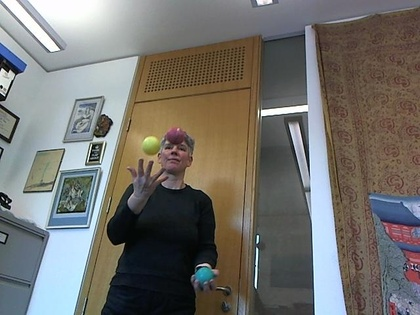
%> input picture images/00000069.jpg, 420 x 315 px, shrunk from 640 x 480 before the run
$ octave test2.m   (GNU Octave 9; MATLAB toolbox functions it lacks are replaced by stand-ins)
%> lines starting %> are read from the running program, lines starting %| are printed output that depends on the picture; in (x1, y1, x2, y2) boxes, pixels count from 0 and x2, y2 are one past the last pixel; in counts of white or black regions, pixels touching at a corner belong together; the program's own positions count from 1
### mask_clothes.m
function m = mask_clothes(image)
    m = image;
    thresh = 30;
    mask = im2bw(uint8(image), thresh/255);

    m(:,:,1) = m(:,:,1).*mask;
    m(:,:,2) = m(:,:,2).*mask;
    m(:,:,3) = m(:,:,3).*mask;

### test2.m
image11 = double(imread('images/00000069.jpg','jpg'));
bg1 = double(imread('background.jpg','jpg'));
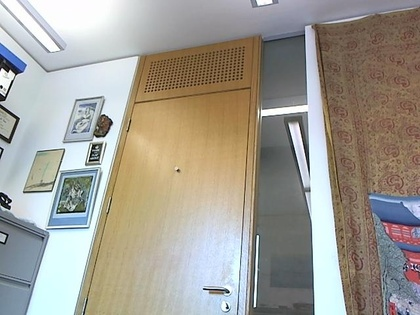
%> input picture background.jpg, 420 x 315 px, shrunk from 640 x 480 before the run
bg = bg1;
image1 = image11;
image1 = mask_clothes(image1);
%> in mask_clothes, `mask = im2bw(uint8(image), thresh/255);`:
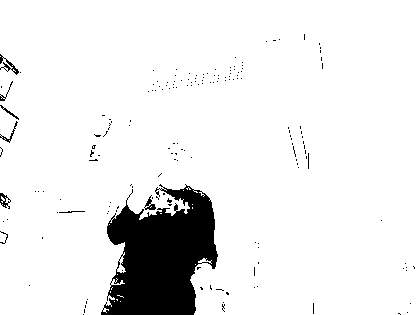
%> mask: size 315x420 logical; 91.7% white; 172 black regions (163 under 20 px), largest, box (x1, y1, x2, y2) and area: (101, 184, 218, 315) 10073, (0, 54, 19, 75) 112, (0, 193, 11, 209) 77
%> in mask_clothes, `m(:,:,1) = m(:,:,1).*mask;`: m: size 315x420x3 double; mean R, G, B 113.9, 113, 108.3
%> in mask_clothes, `m(:,:,2) = m(:,:,2).*mask;`: m: size 315x420x3 double; mean R, G, B 113.9, 111.6, 108.3
%> in mask_clothes, `m(:,:,3) = m(:,:,3).*mask;`:
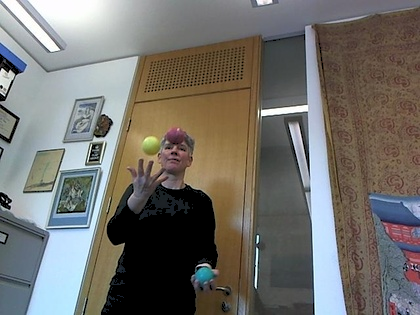
%> m: size 315x420x3 double; mean R, G, B 113.9, 111.6, 106.7

sum = image1(:,:,1)+image1(:,:,2)+image1(:,:,3);

imR = image1(:,:,1);
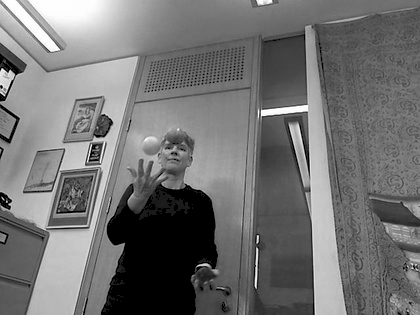
%> imR: size 315x420 double; min 0, max 255, mean 113.9

image1(:,:,1) = image1(:,:,1)./sum;
%> image1: size 315x420x3 double; 2.76% of the values are NaN or infinite; the others: min 0, max 255, mean 74.93
image1(:,:,2) = image1(:,:,2)./sum;
%> image1: size 315x420x3 double; 5.52% of the values are NaN or infinite; the others: min 0, max 255, mean 37.86
image1(:,:,3) = image1(:,:,3)./sum;
%> image1: size 315x420x3 double; 8.28% of the values are NaN or infinite; the others: min 0, max 0.662, mean 0.333

figure(1)
imagesc(image1);
colormap(gray);


sumBg = bg(:,:,1)+bg(:,:,2)+bg(:,:,3);

bg(:,:,1) = bg(:,:,1)./sumBg;
bg(:,:,2) = bg(:,:,2)./sumBg;
bg(:,:,3) = bg(:,:,3)./sumBg;
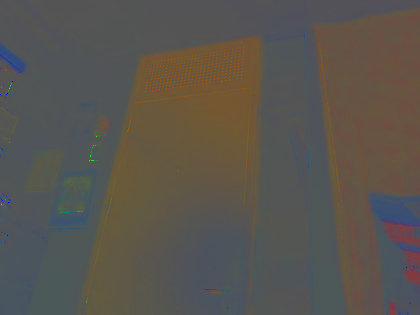
%> bg: size 315x420x3 double; mean R, G, B 0.353, 0.336, 0.311

figure(15)
imagesc(image1(:,:,2))
colormap(gray)

image1(:,:,2) = image1(:,:,2) - bg(:,:,2) < -0.07;
%> image1: size 315x420x3 double; 5.52% of the values are NaN or infinite; the others: min 0, max 1, mean 0.216
image1(:,:,1) = image1(:,:,1) - bg(:,:,1) < -0.10;
%> image1: size 315x420x3 double; 2.76% of the values are NaN or infinite; the others: min 0, max 1, mean 0.1
image1(:,:,3) = image1(:,:,3) - bg(:,:,3) < -0.03;
image1(:,:,3) = image1(:,:,3) - bg(:,:,3) > 0.74;

image1(:,:,1) = bwmorph(image1(:,:,1),'erode',2);
image1(:,:,1) = bwmorph(image1(:,:,1),'dilate',2);
image1(:,:,2) = bwmorph(image1(:,:,2),'erode',2);
image1(:,:,2) = bwmorph(image1(:,:,2),'dilate',2);
%> image1: size 315x420x3 double; mean R, G, B 0.00191, 0.00144, 0.00243
%image1(:,:,3) = bwmorph(image1(:,:,3),'erode',2);
%image1(:,:,3) = bwmorph(image1(:,:,3),'dilate',2);

figure(2)
imagesc(image1(:,:,3));
colormap(gray)

for i = 2:2
       [channel,num] = bwlabel(image1(:,:,i),4);
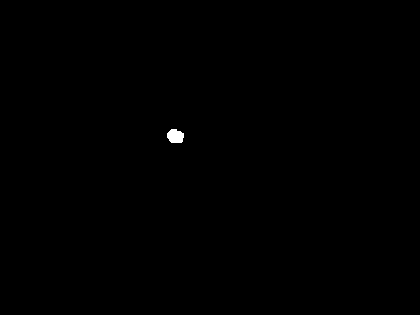
%> channel: size 315x420 double; values 0 (black) and 1 (white), 0.14% white; 1 white region, box (x1, y1, x2, y2) and area: (167, 129, 184, 143) 191
%> num = 1
       num;
       stats = regionprops(channel, 'Area','PixelIdxList','PixelList');
%> stats = 1 region; Area: 191

       for m = 1:length(stats)
            list(m) = stats(m).Area;
       end
%> this loop made 1 pass

       maxArea = max(list);
%> maxArea = 191

       for reg = 1:length(stats)
            if stats(reg).Area < maxArea
                channel(stats(reg).PixelIdxList) = 0;
            else
                areaMean = mean(stats(reg).PixelIdxList);
                channel(stats(reg).PixelIdxList(1));
                x = mean(stats(reg).PixelList(:,1))
                y = mean(stats(reg).PixelList(:,2))
                figure(11)
                imshow(uint8(image11))
                hold on
                plot(x,y,'ro')
            end
       end
%> this loop made 1 pass
%> (areaMean, x, y) on pass 1: (55265.2, 176, 136.9)


       if i == 1
          image1(:,:,1) = channel;
       elseif i == 2
          image1(:,:,2) = channel;
       elseif i == 3
          image1(:,:,3) = channel;
       end
end


figure(3)
imagesc(image1(:,:,2))
colormap(gray)

image11 = mask_clothes(image11);
hsvImage = rgb2hsv(image11);
%> hsvImage: size 315x420x3 double; mean H, S, V 0.3, 0.2, 123.7
hsvBg = rgb2hsv(bg1);
%> hsvBg: size 315x420x3 double; mean H, S, V 0.3, 0.2, 170.7
treshImage = hsvImage - hsvBg;
%> treshImage: size 315x420x3 double; mean H, S, V 0, 0, -47

figure(20)
imagesc(hsvImage(:,:,3))

treshImage = treshImage(:,:,3) > 0.5;
%> treshImage: size 315x420 logical; 0.83% white in thin lines or dots

figure(19)
imagesc(treshImage)
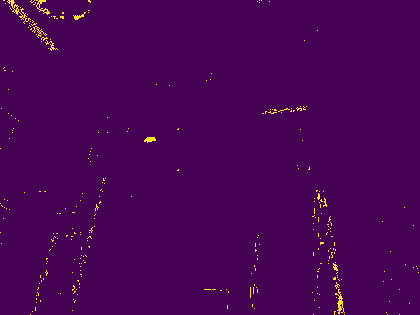
%> displayed picture: size 315x420x3, on the screen's scale of 0 to 255; mean R, G, B 69.5, 2.9, 83.6
